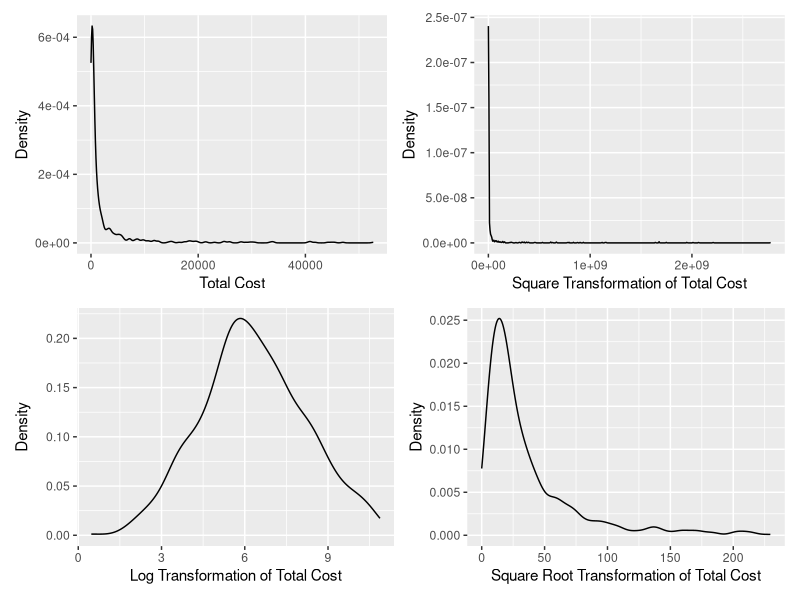
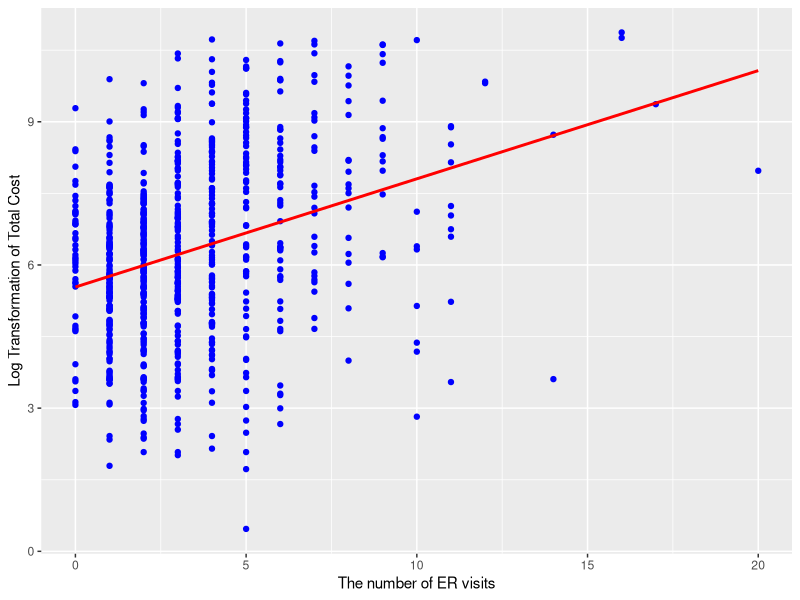

Reproduce these figures in R, in order.
## ---- chunk 1
library(tidyverse)
library(knitr)
library(patchwork)
## ---- chunk 2
heart_data = read_csv("./data/HeartDisease.csv")
## ---- chunk 3
mean_and_sd = function(x) {
  
  if (!is.numeric(x)) {
    stop("Argument x should be numeric")
  } else if (length(x) == 1) {
    stop("Cannot be computed for length 1 vectors")
  }
  
  mean_x = mean(x)
  sd_x = sd(x)

  tibble(
    mean = mean_x, 
    sd = sd_x
  )
}
## ---- chunk 4
mean_and_sd(heart_data$totalcost)
## ---- chunk 5
summary(heart_data$ERvisits)
## ---- chunk 6
mean_and_sd(heart_data$age)
## ---- chunk 7
(summary(as.factor(heart_data$gender)))
## ---- chunk 8
(summary(as.factor(heart_data$complications)))
## ---- chunk 9
mean_and_sd(heart_data$duration)
## ---- chunk 10
totalcost_non = heart_data %>%
  ggplot(aes(x = totalcost)) +
  geom_density() + 
  labs(
       x = 'Total Cost',
       y = 'Density'
       )
## ---- chunk 11
totalcost_sq = heart_data %>%
  ggplot(aes(x = (totalcost)^2)) +
  geom_density() +
  labs(
       x = 'Square Transformation of Total Cost',
       y = 'Density'
       ) 
  
## ---- chunk 12
totalcost_log = heart_data %>%
  ggplot(aes(x = log(totalcost))) +
  geom_density() + 
  labs(
       x = 'Log Transformation of Total Cost',
       y = 'Density'
       ) 
## ---- chunk 13
totalcost_sqrt = heart_data %>%
  ggplot(aes(x = sqrt(totalcost))) +
  geom_density() +
  labs(
      x = 'Square Root Transformation of Total Cost',
      y = 'Density'
      )
## ---- chunk 14
(totalcost_non + totalcost_sq) / (totalcost_log + totalcost_sqrt)
## ---- chunk 15
heart_data = heart_data %>%
  mutate(comp_bin = ifelse(complications == 0, 0, 1)) %>%
  mutate(comp_bin = as.character(comp_bin))
## ---- chunk 16
heart_data_trans = heart_data %>%
  mutate(totalcost = log(totalcost)) %>%
  filter(totalcost != -Inf)
## ---- chunk 17
heart_data_trans %>%
  ggplot(aes(x = ERvisits, y = totalcost)) +
  geom_point(color = 'blue') +
  geom_smooth(method = "lm", color = 'red', se = FALSE) +
  labs(
      x = 'The number of ER visits',
      y = 'Log Transformation of Total Cost'
      )
## ---- chunk 18
fit_SLR = lm(totalcost ~ ERvisits, data = heart_data_trans)
summary(fit_SLR)
## ---- chunk 19
fit_MLR_interaction = lm(totalcost ~ comp_bin * ERvisits, data = heart_data_trans)
summary(fit_MLR_interaction)

## ---- chunk 20
lm(totalcost ~ comp_bin + ERvisits, data = heart_data_trans) %>%
  summary()

## ---- chunk 21
lm(totalcost ~ comp_bin + ERvisits, data = heart_data_trans) %>%
  summary()
## ---- chunk 22
lm(totalcost ~ comp_bin + ERvisits + age, data = heart_data_trans) %>%
  summary()
## ---- chunk 23
heart_data_trans = heart_data_trans %>%
  mutate(gender = as.character(gender))

lm(totalcost ~ comp_bin + ERvisits + gender, data = heart_data_trans) %>%
  summary()
## ---- chunk 24
lm(totalcost ~ comp_bin + ERvisits + duration, data = heart_data_trans) %>%
  summary()
## ---- chunk 25
lm(totalcost ~ comp_bin * duration + ERvisits, data = heart_data_trans) %>%
  summary()

lm(totalcost ~ comp_bin + ERvisits * duration, data = heart_data_trans) %>%
  summary()

lm(totalcost ~ comp_bin * duration + ERvisits * duration, data = heart_data_trans) %>%
  summary()
## ---- chunk 26
fit_SLR = lm(totalcost ~ ERvisits, data = heart_data_trans)
fit_MLR = lm(totalcost ~ comp_bin + ERvisits + duration, data = heart_data_trans)
anova(fit_SLR, fit_MLR)
